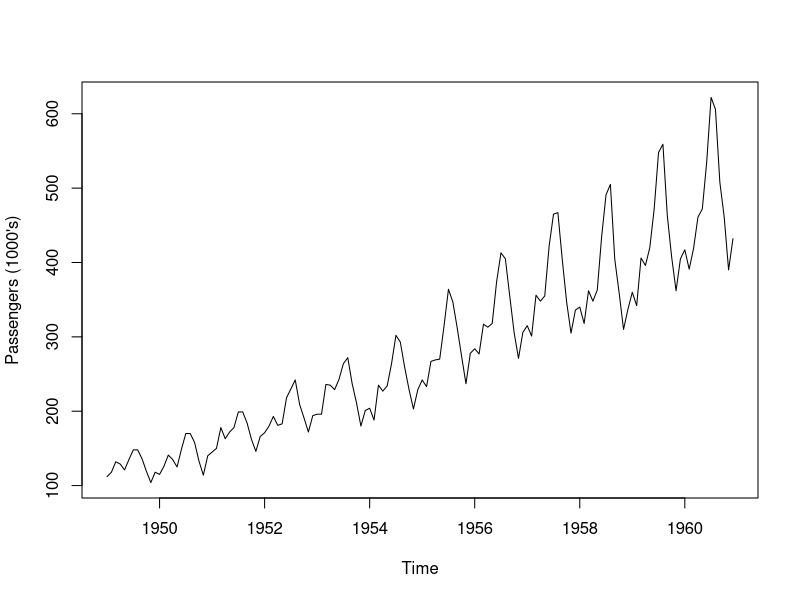
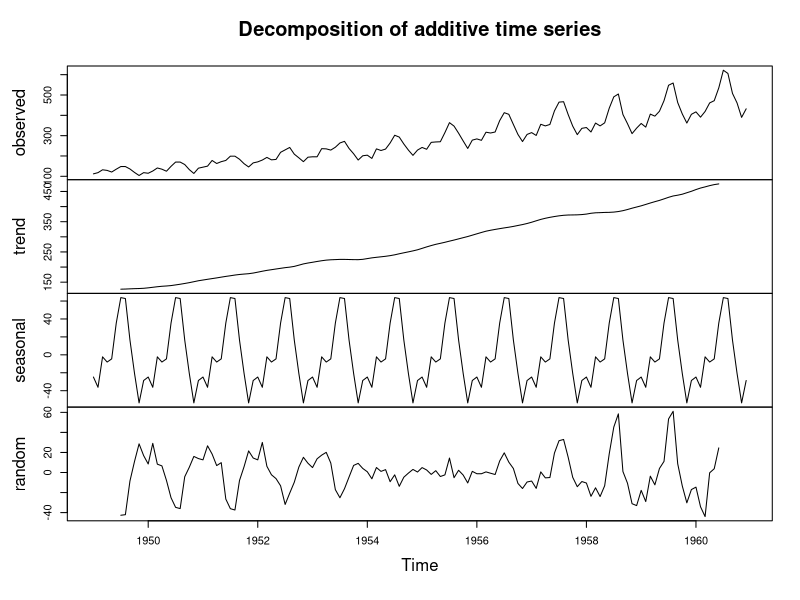
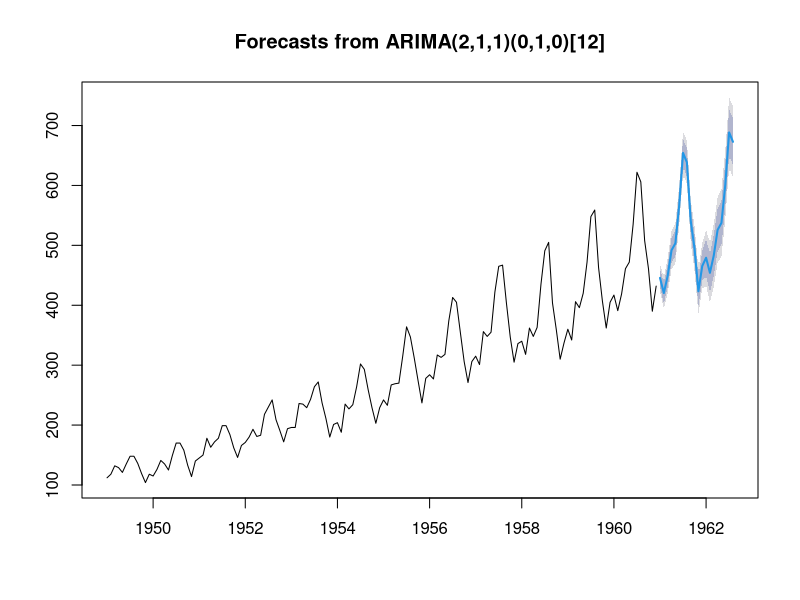
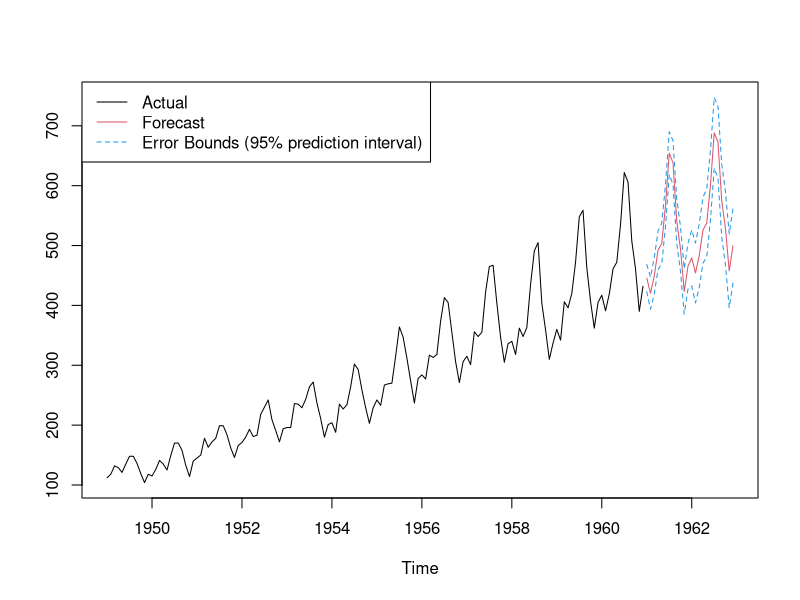
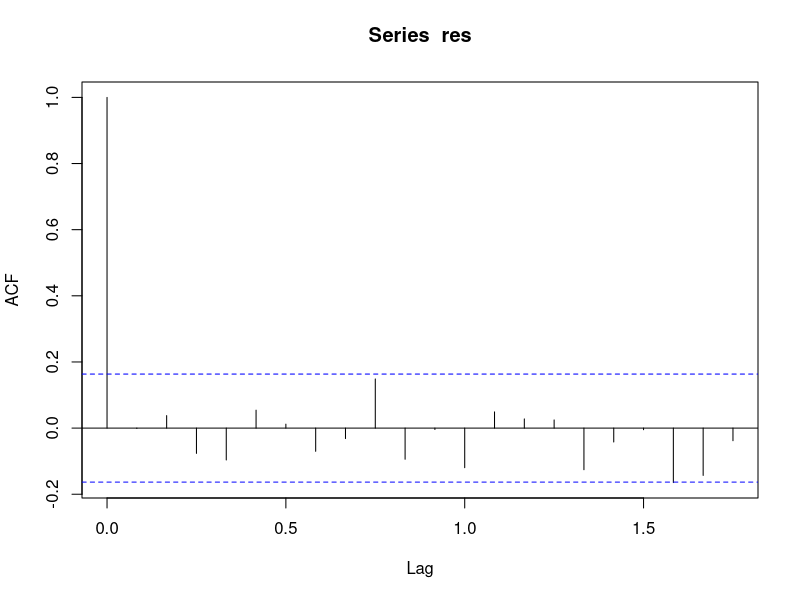
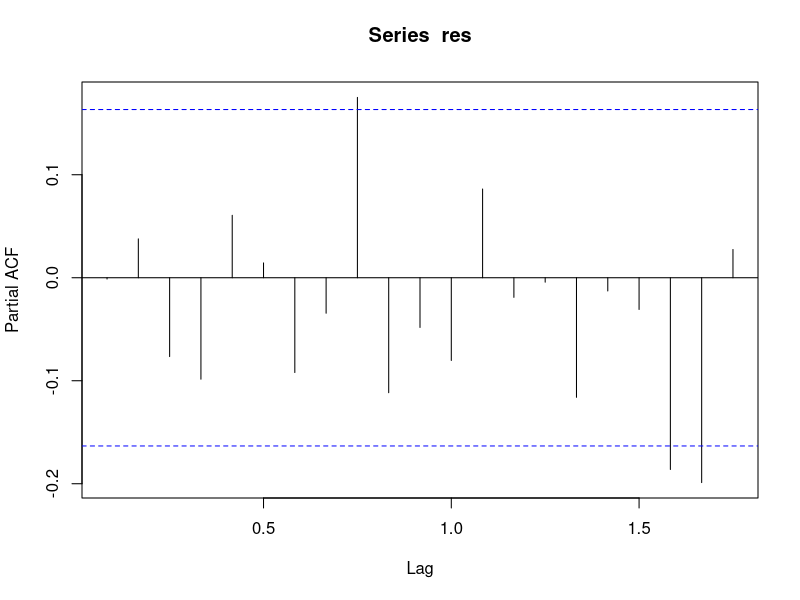
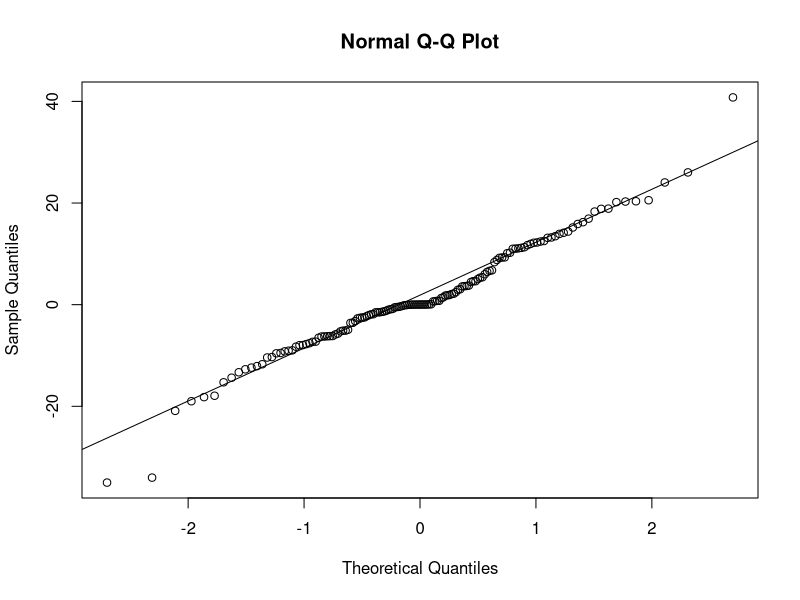

R code for these plots, in order:
#https://rpubs.com/nohaelprince/47545
library(forecast)
data(AirPassengers)
AP <- AirPassengers
AP

class(AP)
start(AP); end(AP); frequency(AP)

summary(AP)

plot(AP, ylab= "Passengers (1000's)")

plot(decompose(AirPassengers)) # time series decomposition

apts <- ts(AirPassengers, frequency=12)
f<- decompose(apts)

library(tseries)
adf.test(apts, alternative ="stationary", k=12)

findbest <- auto.arima(AirPassengers)
findbest #Check the arma values: [1]  0  1  0  0 12  1  1

plot(forecast(findbest,h=20))
fit <- arima(AirPassengers, order=c(0, 1, 1), list(order=c(0, 1, 0), period = 12))
fit

fit <- arima(AirPassengers, order=c(2, 1, 1), list(order=c(0, 1, 0), period = 12))


fore <- predict(fit, n.ahead=24)
# calculate upper (U) and lower (L) prediction intervals
U <- fore$pred + 2*fore$se # se: standard error (quantile is 2 as mean=0)
L <- fore$pred - 2*fore$se
# plot observed and predicted values
ts.plot(AirPassengers, fore$pred, U, L, col=c(1, 2, 4, 4), lty=c(1, 1, 2, 2))
library(graphics)
legend("topleft", c("Actual", "Forecast", "Error Bounds (95% prediction interval)"), 
       col=c(1, 2, 4),lty=c(1, 1, 2))

res <- residuals(fit)  # get residuals from fit
# check acf and pacf of residuals
acf(res)

pacf(res)
# qqnorm is a generic function the default method of which produces a normal QQ plot of the values in y. qqline adds a line to a “theoretical”, by default normal, quantile-quantile plot which passes through the probs quantiles, by default the first and third quartiles.
qqnorm(residuals(fit))
qqline(residuals(fit))

library(tseries)
adf.test(fit$residuals, alternative ="stationary")

